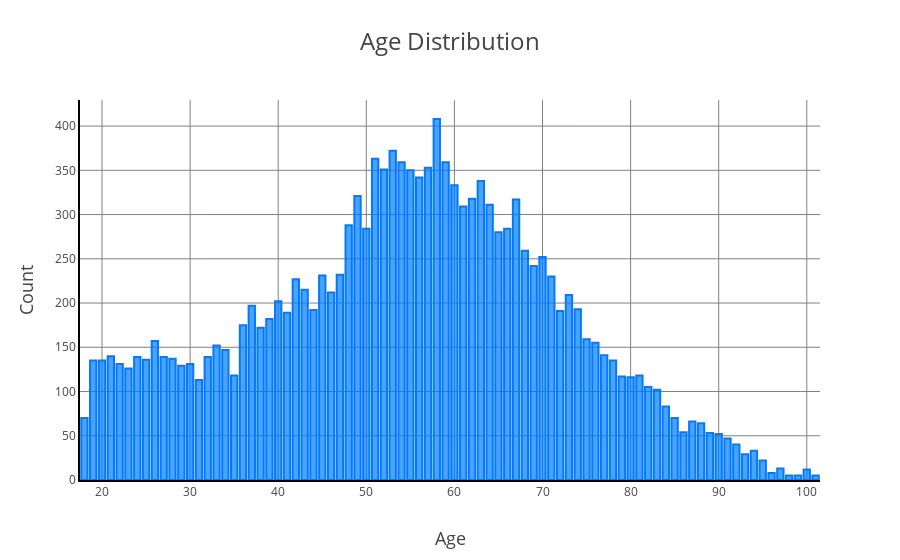
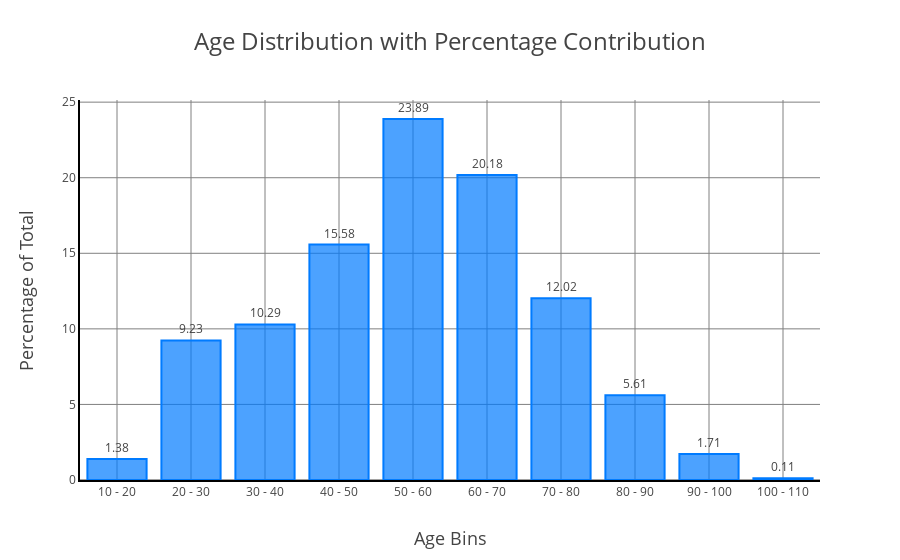

The cell these charts' notebook holds for them, in order:
### Markdown cell above
### Age Analysis

### Code cell
# age distribution plot
fig = go.Figure(data=[go.Histogram(
    x=cleaned_profile_df['age'],
    marker=dict(
        color='rgba(0, 123, 255, 0.7)',
        line=dict(
            color='rgba(0, 123, 255, 1)',
            width=2  
        )
    )
)])

fig.update_layout(
    title_text='Age Distribution',
    xaxis_title_text='Age', 
    yaxis_title_text='Count',
    template=graph_custom_template,
    bargap=0.2,
    bargroupgap=0.1
)

fig.show()

bin_size = 10
bins = np.arange(10, cleaned_profile_df['age'].max() + bin_size, bin_size)
hist, bin_edges = np.histogram(cleaned_profile_df['age'], bins=bins)

percentages = (hist / hist.sum()) * 100
bin_labels = [f"{edge} - {edge+bin_size}" for edge in bins[:-1]]


fig = go.Figure(data=go.Bar(
    x=bin_labels,
    y=percentages,
    text=np.round(percentages, 2),
    textposition='outside',
    marker=dict(
        color='rgba(0, 123, 255, 0.7)',
        line=dict(
            color='rgba(0, 123, 255, 1)',
            width=2  
        )
    )
))

fig.update_layout(
    title_text='Age Distribution with Percentage Contribution',
    xaxis_title_text='Age Bins',
    yaxis_title_text='Percentage of Total',
    template=graph_custom_template,
)

fig.show()

### Figure 1 — Plotly figure (JSON) as saved in the notebook; plotly's stock layout.template omitted (floating-point values rounded to 4 significant figures; data arrays with more than 128 entries replaced by an {"elided": "..."} marker saying what was removed)
{"data": [{"marker": {"color": "rgba(0, 123, 255, 0.7)", "line": {"color": "rgba(0, 123, 255, 1)", "width": 2}}, "type": "histogram", "x": {"elided": "14825 int values"}}], "layout": {"bargap": 0.2, "bargroupgap": 0.1, "title": {"text": "Age Distribution"}, "xaxis": {"title": {"text": "Age"}}, "yaxis": {"title": {"text": "Count"}}}}

### Figure 2 — Plotly figure (JSON) as saved in the notebook; plotly's stock layout.template omitted (floating-point values rounded to 4 significant figures)
{"data": [{"marker": {"color": "rgba(0, 123, 255, 0.7)", "line": {"color": "rgba(0, 123, 255, 1)", "width": 2}}, "text": [1.38, 9.23, 10.29, 15.58, 23.89, 20.18, 12.02, 5.61, 1.71, 0.11], "textposition": "outside", "type": "bar", "x": ["10 - 20", "20 - 30", "30 - 40", "40 - 50", "50 - 60", "60 - 70", "70 - 80", "80 - 90", "90 - 100", "100 - 110"], "y": [1.383, 9.234, 10.29, 15.58, 23.89, 20.18, 12.02, 5.605, 1.713, 0.1147]}], "layout": {"title": {"text": "Age Distribution with Percentage Contribution"}, "xaxis": {"title": {"text": "Age Bins"}}, "yaxis": {"title": {"text": "Percentage of Total"}}}}
